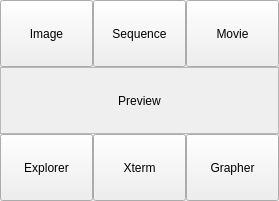
<?xml version="1.0" encoding="UTF-8"?>
<ui version="4.0">
 <class>preview</class>
 <widget class="QWidget" name="preview">
  <property name="geometry">
   <rect>
    <x>0</x>
    <y>0</y>
    <width>279</width>
    <height>201</height>
   </rect>
  </property>
  <property name="windowTitle">
   <string>Preview</string>
  </property>
  <layout class="QGridLayout" name="gridLayout">
   <property name="margin">
    <number>0</number>
   </property>
   <property name="spacing">
    <number>0</number>
   </property>
   <item row="0" column="0">
    <widget class="QPushButton" name="bImage">
     <property name="minimumSize">
      <size>
       <width>0</width>
       <height>0</height>
      </size>
     </property>
     <property name="maximumSize">
      <size>
       <width>1000</width>
       <height>1000</height>
      </size>
     </property>
     <property name="text">
      <string>Image</string>
     </property>
    </widget>
   </item>
   <item row="0" column="1">
    <widget class="QPushButton" name="bSequence">
     <property name="minimumSize">
      <size>
       <width>0</width>
       <height>0</height>
      </size>
     </property>
     <property name="maximumSize">
      <size>
       <width>1000</width>
       <height>1000</height>
      </size>
     </property>
     <property name="text">
      <string>Sequence</string>
     </property>
    </widget>
   </item>
   <item row="0" column="2">
    <widget class="QPushButton" name="bMovie">
     <property name="minimumSize">
      <size>
       <width>0</width>
       <height>0</height>
      </size>
     </property>
     <property name="maximumSize">
      <size>
       <width>1000</width>
       <height>1000</height>
      </size>
     </property>
     <property name="text">
      <string>Movie</string>
     </property>
    </widget>
   </item>
   <item row="1" column="0" colspan="3">
    <widget class="QLabel" name="lPreview">
     <property name="minimumSize">
      <size>
       <width>0</width>
       <height>0</height>
      </size>
     </property>
     <property name="maximumSize">
      <size>
       <width>16777215</width>
       <height>16777215</height>
      </size>
     </property>
     <property name="contextMenuPolicy">
      <enum>Qt::DefaultContextMenu</enum>
     </property>
     <property name="frameShape">
      <enum>QFrame::StyledPanel</enum>
     </property>
     <property name="frameShadow">
      <enum>QFrame::Plain</enum>
     </property>
     <property name="lineWidth">
      <number>1</number>
     </property>
     <property name="midLineWidth">
      <number>0</number>
     </property>
     <property name="text">
      <string>Preview</string>
     </property>
     <property name="scaledContents">
      <bool>false</bool>
     </property>
     <property name="alignment">
      <set>Qt::AlignCenter</set>
     </property>
     <property name="wordWrap">
      <bool>false</bool>
     </property>
     <property name="margin">
      <number>0</number>
     </property>
     <property name="indent">
      <number>-1</number>
     </property>
    </widget>
   </item>
   <item row="2" column="0">
    <widget class="QPushButton" name="bExplorer">
     <property name="minimumSize">
      <size>
       <width>0</width>
       <height>0</height>
      </size>
     </property>
     <property name="maximumSize">
      <size>
       <width>1000</width>
       <height>1000</height>
      </size>
     </property>
     <property name="text">
      <string>Explorer</string>
     </property>
    </widget>
   </item>
   <item row="2" column="1">
    <widget class="QPushButton" name="bXterm">
     <property name="minimumSize">
      <size>
       <width>0</width>
       <height>0</height>
      </size>
     </property>
     <property name="maximumSize">
      <size>
       <width>1000</width>
       <height>1000</height>
      </size>
     </property>
     <property name="text">
      <string>Xterm</string>
     </property>
    </widget>
   </item>
   <item row="2" column="2">
    <widget class="QPushButton" name="bGrapher">
     <property name="minimumSize">
      <size>
       <width>0</width>
       <height>0</height>
      </size>
     </property>
     <property name="maximumSize">
      <size>
       <width>1000</width>
       <height>1000</height>
      </size>
     </property>
     <property name="text">
      <string>Grapher</string>
     </property>
    </widget>
   </item>
  </layout>
 </widget>
 <resources/>
 <connections/>
</ui>
